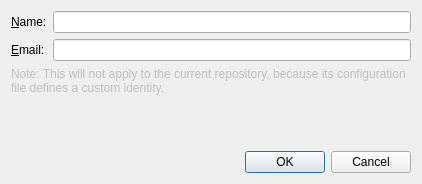
<?xml version="1.0" encoding="UTF-8"?>
<ui version="4.0">
 <class>IdentityDialog</class>
 <widget class="QDialog" name="IdentityDialog">
  <property name="geometry">
   <rect>
    <x>0</x>
    <y>0</y>
    <width>422</width>
    <height>184</height>
   </rect>
  </property>
  <property name="windowTitle">
   <string>Set up your Git identity</string>
  </property>
  <layout class="QFormLayout" name="formLayout">
   <property name="fieldGrowthPolicy">
    <enum>QFormLayout::ExpandingFieldsGrow</enum>
   </property>
   <item row="0" column="0">
    <widget class="QLabel" name="nameLabel">
     <property name="text">
      <string>&amp;Name:</string>
     </property>
     <property name="buddy">
      <cstring>nameEdit</cstring>
     </property>
    </widget>
   </item>
   <item row="0" column="1">
    <widget class="QLineEdit" name="nameEdit"/>
   </item>
   <item row="1" column="0">
    <widget class="QLabel" name="emailLabel">
     <property name="text">
      <string>&amp;Email:</string>
     </property>
     <property name="buddy">
      <cstring>emailEdit</cstring>
     </property>
    </widget>
   </item>
   <item row="1" column="1">
    <widget class="QLineEdit" name="emailEdit"/>
   </item>
   <item row="3" column="0">
    <spacer name="verticalSpacer_3">
     <property name="orientation">
      <enum>Qt::Vertical</enum>
     </property>
     <property name="sizeHint" stdset="0">
      <size>
       <width>20</width>
       <height>1</height>
      </size>
     </property>
    </spacer>
   </item>
   <item row="4" column="0" colspan="2">
    <widget class="QDialogButtonBox" name="buttonBox">
     <property name="orientation">
      <enum>Qt::Horizontal</enum>
     </property>
     <property name="standardButtons">
      <set>QDialogButtonBox::Cancel|QDialogButtonBox::Ok</set>
     </property>
    </widget>
   </item>
   <item row="2" column="0" colspan="2">
    <widget class="QLabel" name="warningLabel">
     <property name="enabled">
      <bool>false</bool>
     </property>
     <property name="sizePolicy">
      <sizepolicy hsizetype="Preferred" vsizetype="Minimum">
       <horstretch>0</horstretch>
       <verstretch>0</verstretch>
      </sizepolicy>
     </property>
     <property name="text">
      <string>Note: This will not apply to the current repository, because its configuration file defines a custom identity.</string>
     </property>
     <property name="wordWrap">
      <bool>true</bool>
     </property>
    </widget>
   </item>
  </layout>
 </widget>
 <tabstops>
  <tabstop>nameEdit</tabstop>
  <tabstop>emailEdit</tabstop>
 </tabstops>
 <resources/>
 <connections>
  <connection>
   <sender>buttonBox</sender>
   <signal>accepted()</signal>
   <receiver>IdentityDialog</receiver>
   <slot>accept()</slot>
   <hints>
    <hint type="sourcelabel">
     <x>257</x>
     <y>429</y>
    </hint>
    <hint type="destinationlabel">
     <x>157</x>
     <y>274</y>
    </hint>
   </hints>
  </connection>
  <connection>
   <sender>buttonBox</sender>
   <signal>rejected()</signal>
   <receiver>IdentityDialog</receiver>
   <slot>reject()</slot>
   <hints>
    <hint type="sourcelabel">
     <x>325</x>
     <y>429</y>
    </hint>
    <hint type="destinationlabel">
     <x>286</x>
     <y>274</y>
    </hint>
   </hints>
  </connection>
 </connections>
</ui>
